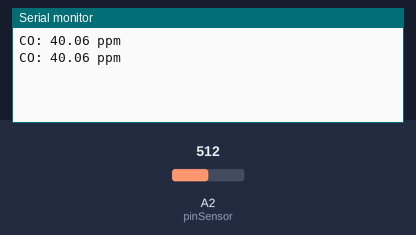
A sketch run on a simulated Arduino Uno, built with avr-gcc and run on an emulated ATmega328P. Shown: the last lines printed to the serial monitor. The inputs (shaded band) are chosen by the test bench; at power-on: A2 (pinSensor) = 512.

Above: at 2.8 s.
2.9 s: A2 (pinSensor) set to 716
At 5.1 s:
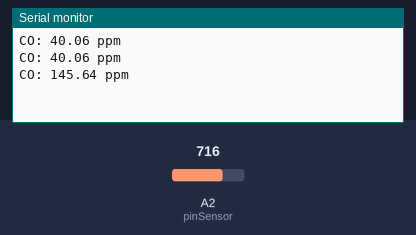
5.6 s: A2 (pinSensor) set to 900
At 6.7 s:
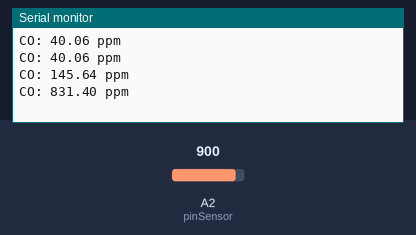
Timing chart, 0 to 8.6 s (numbered marks = the images above; inputs shaded):
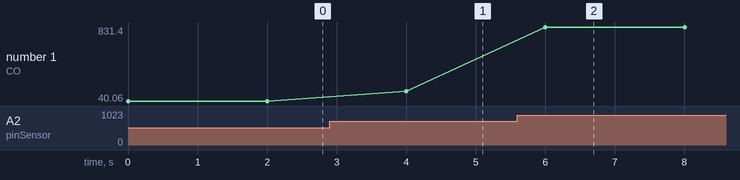

Measured:
- after the input at 2.9 s, the serial monitor: prints a new line after 1.1 s (image 1)
- after the input at 5.6 s, the serial monitor: prints a new line after 0.40 s (image 2)
- plotted number 1: 40.06 → 145.64 after the input at 2.9 s, 145.64 → 831.4 after the input at 5.6 s

The sketch:

mq7_final.ino
```cpp
#define pinSensor A2 // mendefinisikan bahwa pin yang digunakan
// untuk membaca sensor adalah pin AO
void setup()
{
Serial.begin(9600);
}
long RL = 1000; // 1000 Ohm
long Ro =550; // 500 ohm (SILAHKAN DISESUAIKAN)
void loop()
{
int sensorvalue = analogRead (pinSensor); // membaca nilai ADC dari sensor
float VRL = sensorvalue*5.00/1024; // mengubah nilai ADC (0-1023) menjadi nilai voltase (0 - 5.00 volt)


float  Rs = (5.00 *RL / VRL) - RL;


float ppm = 100 * pow ((Rs/Ro), -1.53); // ppm 100* ((rs/ro) ^-1.53);
Serial.print("CO: ");
Serial.print (ppm);
Serial.println(" ppm");
delay(2000);
}
```
